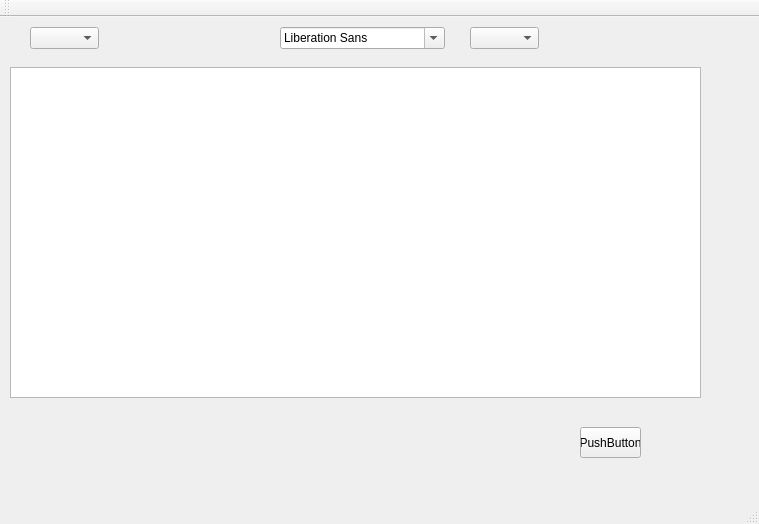
<?xml version="1.0" encoding="UTF-8"?>
<ui version="4.0">
 <class>MainWindow</class>
 <widget class="QMainWindow" name="MainWindow">
  <property name="geometry">
   <rect>
    <x>0</x>
    <y>0</y>
    <width>759</width>
    <height>524</height>
   </rect>
  </property>
  <property name="windowTitle">
   <string>MainWindow</string>
  </property>
  <widget class="QWidget" name="centralWidget">
   <widget class="QComboBox" name="Font">
    <property name="geometry">
     <rect>
      <x>30</x>
      <y>10</y>
      <width>69</width>
      <height>22</height>
     </rect>
    </property>
   </widget>
   <widget class="QComboBox" name="FontSize">
    <property name="geometry">
     <rect>
      <x>470</x>
      <y>10</y>
      <width>69</width>
      <height>22</height>
     </rect>
    </property>
   </widget>
   <widget class="QFontComboBox" name="fontComboBox">
    <property name="geometry">
     <rect>
      <x>280</x>
      <y>10</y>
      <width>165</width>
      <height>22</height>
     </rect>
    </property>
   </widget>
   <widget class="QTextEdit" name="textEdit">
    <property name="geometry">
     <rect>
      <x>10</x>
      <y>50</y>
      <width>691</width>
      <height>331</height>
     </rect>
    </property>
   </widget>
   <widget class="QPushButton" name="pushButton">
    <property name="geometry">
     <rect>
      <x>580</x>
      <y>410</y>
      <width>61</width>
      <height>31</height>
     </rect>
    </property>
    <property name="text">
     <string>PushButton</string>
    </property>
   </widget>
  </widget>
  <widget class="QMenuBar" name="menuBar">
   <property name="geometry">
    <rect>
     <x>0</x>
     <y>0</y>
     <width>759</width>
     <height>23</height>
    </rect>
   </property>
  </widget>
  <widget class="QToolBar" name="mainToolBar">
   <attribute name="toolBarArea">
    <enum>TopToolBarArea</enum>
   </attribute>
   <attribute name="toolBarBreak">
    <bool>false</bool>
   </attribute>
  </widget>
  <widget class="QStatusBar" name="statusBar"/>
 </widget>
 <layoutdefault spacing="6" margin="11"/>
 <resources/>
 <connections/>
</ui>
